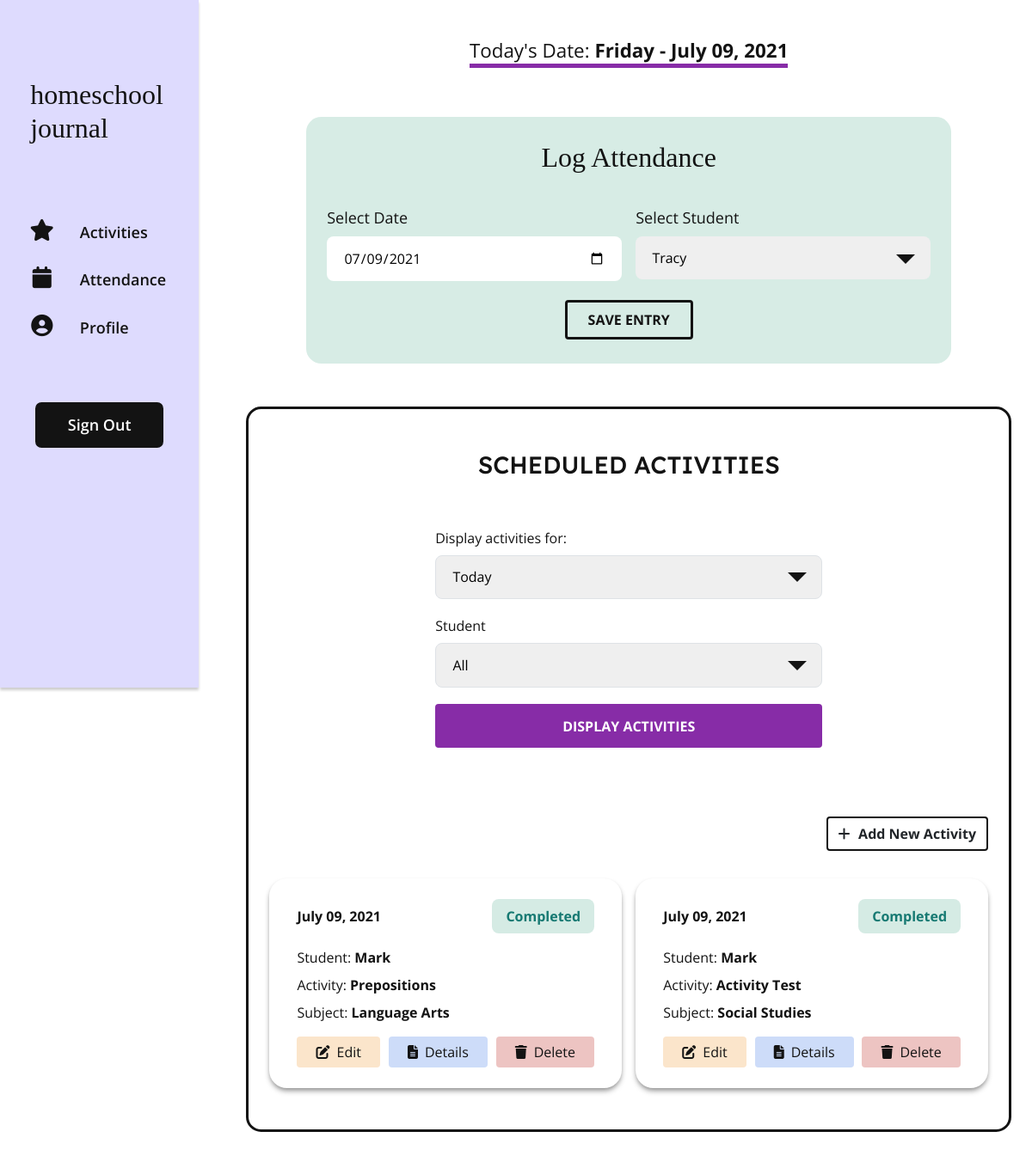
Screenshot of /index (signed in) with the database file from the repository.
### app/models.py (models this page shows, shortened)
class Activity(db.Model):
    id = db.Column(db.Integer, primary_key=True)
    title = db.Column(db.String(150), index=True, nullable=False)
    user_id = db.Column(db.Integer, db.ForeignKey('user.id'), index=True)
    subject_id = db.Column(db.Integer, db.ForeignKey('subject.id'), index=True, nullable=False)
    student_id = db.Column(db.Integer, db.ForeignKey('student.id'), index=True, nullable=False)
    description = db.Column(db.Text, index=True)
    resources = db.Column(db.Text, index=True)
    activity_date = db.Column(db.DateTime, index=True, nullable=False)
    notes = db.Column(db.Text, index=True)
    status = db.Column(db.String(64), index=True, nullable=False)

class Student(db.Model):
    id = db.Column(db.Integer, primary_key=True)
    student_name = db.Column(db.String(64), index=True)
    user_id = db.Column(db.Integer, db.ForeignKey('user.id'))
    attendance = db.relationship('Attendance', backref='student', lazy='dynamic')
    activities = db.relationship('Activity', backref='student', lazy='dynamic')
    def __str__(self):
        return self.student_name

class Subject(db.Model):
    id = db.Column(db.Integer, primary_key=True)
    user_id = db.Column(db.Integer, db.ForeignKey('user.id'), index=True)
    subject_name = db.Column(db.String(64), index=True)
    activities = db.relationship('Activity', backref='subject', lazy='dynamic')
    def __str__(self):
        return self.subject_name

### app/routes.py (the view, shortened to what this page needs)
@app.route('/',  methods=['GET', 'POST'])
@app.route('/index', methods=['GET', 'POST'])
@login_required
def index():
    form = AddStudentSubjectForm()
    students = current_user.students
    form2 = AddAttendanceForm()
    form2.student.choices = students
    todays_datetime = datetime(datetime.today().year, datetime.today().month, datetime.today().day)
    current_weekday = todays_datetime.isoweekday()
    form3 = DisplayActivitiesForm()
    student_list = ["All"]
    for student in students:
        student_list.append(student)
    form3.student.choices = student_list
    activities = current_user.activities.filter_by(activity_date=todays_datetime).order_by(Activity.activity_date).all()
    return render_template('index.html', form=form, form2=form2, todays_datetime=todays_datetime, form3=form3, activities=activities)

### app/forms.py
class AddStudentSubjectForm(FlaskForm):
    user_student = SelectField('How many students do you have?', choices=[ 1, 2, 3, 4, 5, 6, 7, 8], validators=[DataRequired()])
    student_name1 = StringField('Student Name(s)', validators=[DataRequired("Please enter student's name")])
    user_subject = SelectField('How many subjects do you teach?', choices=[ 1, 2, 3, 4, 5, 6, 7, 8, 9, 10], validators=[DataRequired()] )
    subject_name1 = StringField('Subject', validators=[DataRequired("Please enter subject name")])
    submit = SubmitField('Update')

class AddAttendanceForm(FlaskForm):
    attendance_date = DateField('Select Date', format='%Y-%m-%d')
    student = SelectField(u'Select Student', choices=[])
    submit = SubmitField('Save Entry')

### app/__init__.py (called while the page is built)
@app.template_filter()
def datetime_format_filter(value, format='%B %d, %Y'):
    return value.strftime(format)

@app.template_filter()
def datetime_day_format_filter(value, format='%A - %B %d, %Y'):
    return value.strftime(format)

@app.template_filter()
def datepicker_format_filter(value, format='%Y-%m-%d'):
    return value.strftime(format)

### app/models.py (called while the page is built)
@login.user_loader
def load_user(id):
    return User.query.get(int(id))

### app/templates/index.html (shortened to what this page needs)
{% extends "base.html" %}
{% block content %}
    {% if current_user.student_number %}
    <div class="date-wrapper">
        <span class="date-info">Today's Date: <span class="date-info-data">{{ todays_datetime | datetime_day_format_filter }}</span></span>
    </div>
    <div class="attendance">
        <h2 class="attendance__title">Log Attendance</h2>
        <form class="attendance__form" method="POST" action="/index" role="form" novalidate>
            <div class="attendance__fields">
                <div class="attendance__field attendance__field--date">
                    {{ form2.attendance_date.label(class_='attendance__field-label') }}
                    {{ form2.attendance_date(class_='datepicker attendance__field-input', value=todays_datetime | datepicker_format_filter) }}
                </div>
                <div class="attendance__field attendance__field--student">
                    {{ form2.student.label(class_='attendance__field-label') }}
                    <div class="attendance__student-input">
                        {{ form2.student(class_='attendance__field-input attendance__field-input--student') }}
                    </div>
                </div>
            </div>
            {{ form2.submit(class_='btn attendance__btn') }}
        </form>
    </div>
    <div class="activities">
        <h3 class="activities__title">Scheduled Activities</h3>
        <div class="activities__wrapper">
            <form method="POST" action="/index" class="activities__form" novalidate>
                <div class="activities__field-wrapper">
                    <div class="activities__field activities__field-display">
                        {{ form3.display.label }}
                        <div class="activities__input">
                            {{ form3.display(class_='form-select--light activities__field-input activities__display-input') }}
                        </div>
                    </div>
                    <div class="activities__field activities__field-student">
                        {{ form3.student.label }}
                        <div class="activities__input">
                            {{ form3.student(class_='form-select--light activities__field-input activities__student-input') }}
                        </div>
                    </div>
                </div>
                {{ form3.display_submit(class_='btn activities__btn') }}
            </form>
        </div>
        <section class="activity-display">
            <div class="activity-display__add">
                <a href="{{ url_for('add') }}" id="add-btn" class="btn activity__add-btn"><i class="fas fa-plus activity__add-btn-icon"></i>Add New Activity</a>
            </div>
            <div class="activity-display__cards">
                {% for activity in activities %}
                <div class="activity__card">
                    <div class="activity__card-header">
                        <p class="activity__card-date">{{ activity.activity_date | datetime_format_filter }}</p>
                        <p class="activity__card-status activity__card-status-{{ activity.status | lower | replace(" ", "") }}">{{ activity.status }}</p>
                    </div>
                    <div class=activity__card-content>
                        <p class="activity__card-data activity__card-student">Student: <span class="activity__card-student-data">{{ activity.student }}</span></p>
                        <p class="activity__card-data activity__card-activity">Activity: <span class="activity__card-activity-data">{{ activity.title }}</span></p>
                        <p class="activity__card-data activity__card-subject">Subject: <span class="activity__card-subject-data">{{ activity.subject }}</span></p>
                    </div>
                    <div class="activity__card-controls">
                        <a href="{{ url_for('update', id=activity.id) }}" class="btn btn-edit activity__card-controls-btn"><i class="fas fa-edit activity__card-controls-icon"></i>Edit</a>
                        <a href="{{ url_for('details', id=activity.id) }}" class="btn btn-details activity__card-controls-btn"><i class="fas fa-file-alt activity__card-controls-icon"></i></i>Details</a>
                        <a href="{{ url_for('delete', id=activity.id) }}" class="btn btn-delete activity__card-controls-btn" onclick="return confirm('Are you sure you want to delete?')"><i class="fas fa-trash activity__card-controls-icon"></i>Delete</a>
                    </div>
                </div>
                {% endfor %}
            </div>
        </section>
    </div>
    {% endif %}
{% endblock %}

### rows the page displays
Activity: activity_date "July 09, 2021", status "Completed", student "Mark", title "Prepositions", subject "Language Arts"
Activity: activity_date "July 09, 2021", status "Completed", student "Mark", title "Activity Test", subject "Social Studies"

### other values shown
{{ todays_datetime | datetime_day_format_filter }} "Friday - July 09, 2021"
